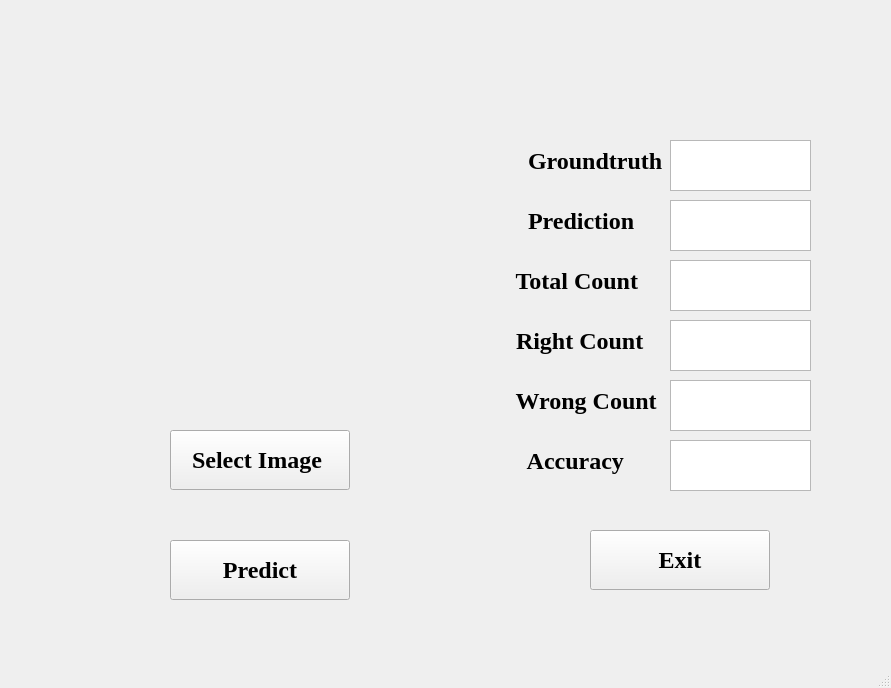
<?xml version="1.0" encoding="UTF-8"?>
<ui version="4.0">
 <class>MainWindow</class>
 <widget class="QMainWindow" name="MainWindow">
  <property name="geometry">
   <rect>
    <x>0</x>
    <y>0</y>
    <width>891</width>
    <height>688</height>
   </rect>
  </property>
  <property name="windowTitle">
   <string>MainWindow</string>
  </property>
  <widget class="QWidget" name="centralwidget">
   <widget class="QLabel" name="ImageLabel">
    <property name="geometry">
     <rect>
      <x>95</x>
      <y>80</y>
      <width>330</width>
      <height>290</height>
     </rect>
    </property>
    <property name="text">
     <string/>
    </property>
   </widget>
   <widget class="QPushButton" name="SelectImage">
    <property name="geometry">
     <rect>
      <x>170</x>
      <y>430</y>
      <width>180</width>
      <height>60</height>
     </rect>
    </property>
    <property name="font">
     <font>
      <family>Times New Roman</family>
      <pointsize>18</pointsize>
      <weight>75</weight>
      <bold>true</bold>
     </font>
    </property>
    <property name="text">
     <string>Select Image </string>
    </property>
    <property name="iconSize">
     <size>
      <width>16</width>
      <height>16</height>
     </size>
    </property>
    <property name="autoDefault">
     <bool>false</bool>
    </property>
   </widget>
   <widget class="QPushButton" name="Predict">
    <property name="geometry">
     <rect>
      <x>170</x>
      <y>540</y>
      <width>180</width>
      <height>60</height>
     </rect>
    </property>
    <property name="font">
     <font>
      <family>Times New Roman</family>
      <pointsize>18</pointsize>
      <weight>75</weight>
      <bold>true</bold>
     </font>
    </property>
    <property name="text">
     <string>Predict</string>
    </property>
   </widget>
   <widget class="QLabel" name="label_2">
    <property name="geometry">
     <rect>
      <x>510</x>
      <y>130</y>
      <width>161</width>
      <height>61</height>
     </rect>
    </property>
    <property name="font">
     <font>
      <family>Times New Roman</family>
      <pointsize>18</pointsize>
      <weight>75</weight>
      <bold>true</bold>
     </font>
    </property>
    <property name="text">
     <string>   Groundtruth</string>
    </property>
   </widget>
   <widget class="QTextBrowser" name="GtText">
    <property name="geometry">
     <rect>
      <x>670</x>
      <y>140</y>
      <width>141</width>
      <height>51</height>
     </rect>
    </property>
    <property name="font">
     <font>
      <family>Times New Roman</family>
      <pointsize>20</pointsize>
      <weight>75</weight>
      <bold>true</bold>
     </font>
    </property>
    <property name="layoutDirection">
     <enum>Qt::LeftToRight</enum>
    </property>
    <property name="html">
     <string>&lt;!DOCTYPE HTML PUBLIC &quot;-//W3C//DTD HTML 4.0//EN&quot; &quot;http://www.w3.org/TR/REC-html40/strict.dtd&quot;&gt;
&lt;html&gt;&lt;head&gt;&lt;meta name=&quot;qrichtext&quot; content=&quot;1&quot; /&gt;&lt;style type=&quot;text/css&quot;&gt;
p, li { white-space: pre-wrap; }
&lt;/style&gt;&lt;/head&gt;&lt;body style=&quot; font-family:'Times New Roman'; font-size:20pt; font-weight:600; font-style:normal;&quot;&gt;
&lt;p align=&quot;center&quot; style=&quot;-qt-paragraph-type:empty; margin-top:0px; margin-bottom:0px; margin-left:0px; margin-right:0px; -qt-block-indent:0; text-indent:0px;&quot;&gt;&lt;br /&gt;&lt;/p&gt;&lt;/body&gt;&lt;/html&gt;</string>
    </property>
   </widget>
   <widget class="QLabel" name="label_3">
    <property name="geometry">
     <rect>
      <x>510</x>
      <y>190</y>
      <width>161</width>
      <height>61</height>
     </rect>
    </property>
    <property name="font">
     <font>
      <family>Times New Roman</family>
      <pointsize>18</pointsize>
      <weight>75</weight>
      <bold>true</bold>
     </font>
    </property>
    <property name="text">
     <string>   Prediction</string>
    </property>
   </widget>
   <widget class="QTextBrowser" name="PrdText">
    <property name="geometry">
     <rect>
      <x>670</x>
      <y>200</y>
      <width>141</width>
      <height>51</height>
     </rect>
    </property>
    <property name="font">
     <font>
      <family>Times New Roman</family>
      <pointsize>20</pointsize>
      <weight>75</weight>
      <bold>true</bold>
     </font>
    </property>
    <property name="html">
     <string>&lt;!DOCTYPE HTML PUBLIC &quot;-//W3C//DTD HTML 4.0//EN&quot; &quot;http://www.w3.org/TR/REC-html40/strict.dtd&quot;&gt;
&lt;html&gt;&lt;head&gt;&lt;meta name=&quot;qrichtext&quot; content=&quot;1&quot; /&gt;&lt;style type=&quot;text/css&quot;&gt;
p, li { white-space: pre-wrap; }
&lt;/style&gt;&lt;/head&gt;&lt;body style=&quot; font-family:'Times New Roman'; font-size:20pt; font-weight:600; font-style:normal;&quot;&gt;
&lt;p align=&quot;center&quot; style=&quot;-qt-paragraph-type:empty; margin-top:0px; margin-bottom:0px; margin-left:0px; margin-right:0px; -qt-block-indent:0; text-indent:0px;&quot;&gt;&lt;br /&gt;&lt;/p&gt;&lt;/body&gt;&lt;/html&gt;</string>
    </property>
   </widget>
   <widget class="QLabel" name="label_4">
    <property name="geometry">
     <rect>
      <x>510</x>
      <y>310</y>
      <width>161</width>
      <height>61</height>
     </rect>
    </property>
    <property name="font">
     <font>
      <family>Times New Roman</family>
      <pointsize>18</pointsize>
      <weight>75</weight>
      <bold>true</bold>
     </font>
    </property>
    <property name="text">
     <string> Right Count</string>
    </property>
   </widget>
   <widget class="QLabel" name="label_5">
    <property name="geometry">
     <rect>
      <x>510</x>
      <y>370</y>
      <width>161</width>
      <height>61</height>
     </rect>
    </property>
    <property name="font">
     <font>
      <family>Times New Roman</family>
      <pointsize>18</pointsize>
      <weight>75</weight>
      <bold>true</bold>
     </font>
    </property>
    <property name="text">
     <string> Wrong Count</string>
    </property>
   </widget>
   <widget class="QTextBrowser" name="RightCount">
    <property name="geometry">
     <rect>
      <x>670</x>
      <y>320</y>
      <width>141</width>
      <height>51</height>
     </rect>
    </property>
    <property name="font">
     <font>
      <family>Times New Roman</family>
      <pointsize>24</pointsize>
      <weight>75</weight>
      <bold>true</bold>
     </font>
    </property>
    <property name="html">
     <string>&lt;!DOCTYPE HTML PUBLIC &quot;-//W3C//DTD HTML 4.0//EN&quot; &quot;http://www.w3.org/TR/REC-html40/strict.dtd&quot;&gt;
&lt;html&gt;&lt;head&gt;&lt;meta name=&quot;qrichtext&quot; content=&quot;1&quot; /&gt;&lt;style type=&quot;text/css&quot;&gt;
p, li { white-space: pre-wrap; }
&lt;/style&gt;&lt;/head&gt;&lt;body style=&quot; font-family:'Times New Roman'; font-size:24pt; font-weight:600; font-style:normal;&quot;&gt;
&lt;p align=&quot;center&quot; style=&quot;-qt-paragraph-type:empty; margin-top:0px; margin-bottom:0px; margin-left:0px; margin-right:0px; -qt-block-indent:0; text-indent:0px;&quot;&gt;&lt;br /&gt;&lt;/p&gt;&lt;/body&gt;&lt;/html&gt;</string>
    </property>
   </widget>
   <widget class="QTextBrowser" name="WrongCount">
    <property name="geometry">
     <rect>
      <x>670</x>
      <y>380</y>
      <width>141</width>
      <height>51</height>
     </rect>
    </property>
    <property name="font">
     <font>
      <family>Times New Roman</family>
      <pointsize>24</pointsize>
      <weight>75</weight>
      <bold>true</bold>
     </font>
    </property>
    <property name="html">
     <string>&lt;!DOCTYPE HTML PUBLIC &quot;-//W3C//DTD HTML 4.0//EN&quot; &quot;http://www.w3.org/TR/REC-html40/strict.dtd&quot;&gt;
&lt;html&gt;&lt;head&gt;&lt;meta name=&quot;qrichtext&quot; content=&quot;1&quot; /&gt;&lt;style type=&quot;text/css&quot;&gt;
p, li { white-space: pre-wrap; }
&lt;/style&gt;&lt;/head&gt;&lt;body style=&quot; font-family:'Times New Roman'; font-size:24pt; font-weight:600; font-style:normal;&quot;&gt;
&lt;p align=&quot;center&quot; style=&quot;-qt-paragraph-type:empty; margin-top:0px; margin-bottom:0px; margin-left:0px; margin-right:0px; -qt-block-indent:0; text-indent:0px;&quot;&gt;&lt;br /&gt;&lt;/p&gt;&lt;/body&gt;&lt;/html&gt;</string>
    </property>
   </widget>
   <widget class="QLabel" name="label_6">
    <property name="geometry">
     <rect>
      <x>510</x>
      <y>430</y>
      <width>161</width>
      <height>61</height>
     </rect>
    </property>
    <property name="font">
     <font>
      <family>Times New Roman</family>
      <pointsize>18</pointsize>
      <weight>75</weight>
      <bold>true</bold>
     </font>
    </property>
    <property name="text">
     <string>   Accuracy</string>
    </property>
   </widget>
   <widget class="QTextBrowser" name="Accuracy">
    <property name="geometry">
     <rect>
      <x>670</x>
      <y>440</y>
      <width>141</width>
      <height>51</height>
     </rect>
    </property>
    <property name="font">
     <font>
      <family>Times New Roman</family>
      <pointsize>24</pointsize>
      <weight>75</weight>
      <bold>true</bold>
     </font>
    </property>
    <property name="html">
     <string>&lt;!DOCTYPE HTML PUBLIC &quot;-//W3C//DTD HTML 4.0//EN&quot; &quot;http://www.w3.org/TR/REC-html40/strict.dtd&quot;&gt;
&lt;html&gt;&lt;head&gt;&lt;meta name=&quot;qrichtext&quot; content=&quot;1&quot; /&gt;&lt;style type=&quot;text/css&quot;&gt;
p, li { white-space: pre-wrap; }
&lt;/style&gt;&lt;/head&gt;&lt;body style=&quot; font-family:'Times New Roman'; font-size:24pt; font-weight:600; font-style:normal;&quot;&gt;
&lt;p align=&quot;center&quot; style=&quot;-qt-paragraph-type:empty; margin-top:0px; margin-bottom:0px; margin-left:0px; margin-right:0px; -qt-block-indent:0; text-indent:0px;&quot;&gt;&lt;br /&gt;&lt;/p&gt;&lt;/body&gt;&lt;/html&gt;</string>
    </property>
   </widget>
   <widget class="QPushButton" name="Exit">
    <property name="geometry">
     <rect>
      <x>590</x>
      <y>530</y>
      <width>180</width>
      <height>60</height>
     </rect>
    </property>
    <property name="font">
     <font>
      <family>Times New Roman</family>
      <pointsize>18</pointsize>
      <weight>75</weight>
      <bold>true</bold>
     </font>
    </property>
    <property name="text">
     <string>Exit</string>
    </property>
   </widget>
   <widget class="QLabel" name="label_7">
    <property name="geometry">
     <rect>
      <x>510</x>
      <y>250</y>
      <width>161</width>
      <height>61</height>
     </rect>
    </property>
    <property name="font">
     <font>
      <family>Times New Roman</family>
      <pointsize>18</pointsize>
      <weight>75</weight>
      <bold>true</bold>
     </font>
    </property>
    <property name="text">
     <string> Total Count</string>
    </property>
   </widget>
   <widget class="QTextBrowser" name="TotalCount">
    <property name="geometry">
     <rect>
      <x>670</x>
      <y>260</y>
      <width>141</width>
      <height>51</height>
     </rect>
    </property>
    <property name="font">
     <font>
      <family>Times New Roman</family>
      <pointsize>24</pointsize>
      <weight>75</weight>
      <bold>true</bold>
     </font>
    </property>
    <property name="html">
     <string>&lt;!DOCTYPE HTML PUBLIC &quot;-//W3C//DTD HTML 4.0//EN&quot; &quot;http://www.w3.org/TR/REC-html40/strict.dtd&quot;&gt;
&lt;html&gt;&lt;head&gt;&lt;meta name=&quot;qrichtext&quot; content=&quot;1&quot; /&gt;&lt;style type=&quot;text/css&quot;&gt;
p, li { white-space: pre-wrap; }
&lt;/style&gt;&lt;/head&gt;&lt;body style=&quot; font-family:'Times New Roman'; font-size:24pt; font-weight:600; font-style:normal;&quot;&gt;
&lt;p align=&quot;center&quot; style=&quot;-qt-paragraph-type:empty; margin-top:0px; margin-bottom:0px; margin-left:0px; margin-right:0px; -qt-block-indent:0; text-indent:0px;&quot;&gt;&lt;br /&gt;&lt;/p&gt;&lt;/body&gt;&lt;/html&gt;</string>
    </property>
   </widget>
  </widget>
  <widget class="QMenuBar" name="menubar">
   <property name="geometry">
    <rect>
     <x>0</x>
     <y>0</y>
     <width>891</width>
     <height>23</height>
    </rect>
   </property>
  </widget>
  <widget class="QStatusBar" name="statusbar"/>
 </widget>
 <resources/>
 <connections/>
</ui>
